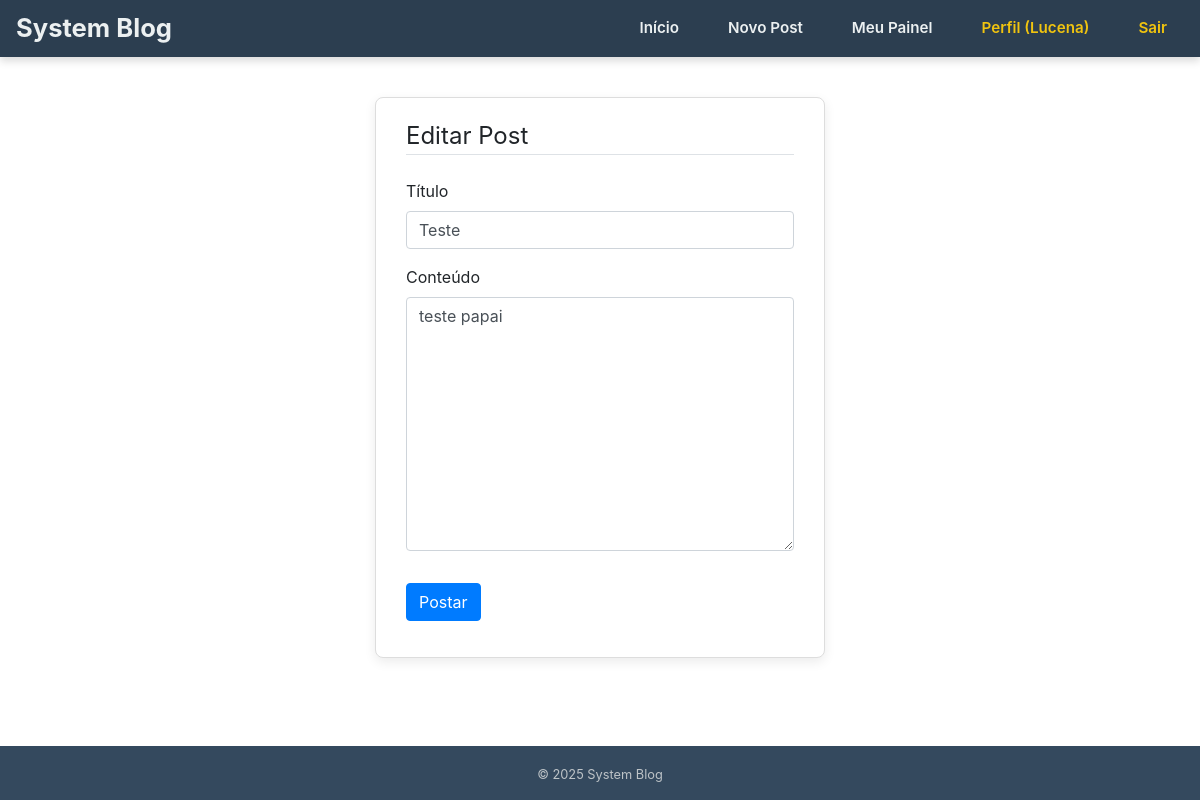
The app's page /post/2/update (signed in) with its own data.
### models.py (models this page shows, shortened)
class User(db.Model, UserMixin):
    id = db.Column(db.Integer, primary_key=True)
    username = db.Column(db.String(20), unique=True, nullable=False)
    email = db.Column(db.String(120), unique=True, nullable=False)
    password = db.Column(db.String(60), nullable=False)
    image_file = db.Column(db.String(20), nullable=False, default='default.jpg')
    is_active = db.Column(db.Boolean, default=False)
    role_id = db.Column(db.Integer, db.ForeignKey('role.id'), nullable=False, default=1)
    posts = db.relationship('Post', backref='author', lazy=True)

class Post(db.Model):
    id = db.Column(db.Integer, primary_key=True)
    title = db.Column(db.String(100), nullable=False)
    date_posted = db.Column(db.DateTime, nullable=False, default=datetime.utcnow)
    content = db.Column(db.Text, nullable=False)
    user_id = db.Column(db.Integer, db.ForeignKey('user.id'), nullable=False)

### views.py (the view)
@app.route("/post/<int:post_id>/update", methods=['GET', 'POST'])
@login_required
def update_post(post_id):
    post = db.session.get(Post, post_id)
    if post is None:
        abort(404)
    if post.author != current_user:
        flash('Você não tem permissão para editar este post.', 'danger')
        return redirect(url_for('post', post_id=post.id))
    form = PostForm()
    if form.validate_on_submit():
        post.title = form.title.data
        post.content = form.content.data
        db.session.commit()
        flash('Seu post foi atualizado!', 'success')
        return redirect(url_for('post', post_id=post.id))
    elif request.method == 'GET':
        form.title.data = post.title
        form.content.data = post.content
    return render_template('create_post.html', title='Editar Post', form=form, legend='Editar Post')

### forms.py
class PostForm(FlaskForm):
    title = StringField('Título', validators=[DataRequired()])
    content = TextAreaField('Conteúdo', validators=[DataRequired()])
    submit = SubmitField('Postar')

### app.py (called while the page is built)
@login_manager.user_loader
def load_user(user_id):
    try:
        return db.session.get(User, int(user_id))
    except ValueError:
        return None

@app.context_processor
def inject_permissions():
    return dict(is_admin=is_admin, is_moderator=is_moderator)

### models.py (called while the page is built)
def is_admin(user):
    return bool(user.is_authenticated and getattr(user.role, "can_admin", False))

def is_moderator(user):
    return bool(user.is_authenticated and getattr(user.role, "can_moderate", False))

### views.py (called while the page is built)
@app.before_request
def start_quote_thread():
    global quote_of_the_day
    if quote_of_the_day.get('thread') is None or not quote_of_the_day['thread'].is_alive():
        th = Thread(target=get_and_translate_quote, daemon=True)
        th.start()
        quote_of_the_day['thread'] = th
        app.logger.info("Thread de citação assíncrona iniciada.")

### templates/create_post.html (shortened to what this page needs)
{% extends "base.html" %}
{% block content %}
    <div class="container-small">
        <div class="content-section">
            <form method="POST" action="">
                <fieldset class="form-group">
                    <legend class="border-bottom mb-4">{{ legend }}</legend>
                    <div class="form-group">
                        {{ form.title.label(class="form-control-label") }}
                        {% if form.title.errors %}
                            {{ form.title(class="form-control is-invalid") }}
                            <div class="invalid-feedback">
                                {% for error in form.title.errors %}
                                    <span>{{ error }}</span>
                                {% endfor %}
                            </div>
                        {% else %}
                            {{ form.title(class="form-control") }}
                        {% endif %}
                    </div>
                    <div class="form-group">
                        {{ form.content.label(class="form-control-label") }}
                        {% if form.content.errors %}
                            {{ form.content(class="form-control textarea is-invalid") }}
                            <div class="invalid-feedback">
                                {% for error in form.content.errors %}
                                    <span>{{ error }}</span>
                                {% endfor %}
                            </div>
                        {% else %}
                            {{ form.content(class="form-control textarea", rows=10) }}
                        {% endif %}
                    </div>
                </fieldset>
                <div class="form-group">
                    {{ form.submit(class="btn btn-primary") }}
                </div>
            </form>
        </div>
    </div>
{% endblock content %}

### templates/base.html (shortened to what this page needs)
<!doctype html>
<html lang="pt-br">
<head>
  <link rel="stylesheet" href="{{ url_for('static', filename='css/styles.css') }}">
  <link rel="stylesheet" href="https://stackpath.bootstrapcdn.com/bootstrap/4.5.2/css/bootstrap.min.css">
</head>
<body>
  <nav class="navbar">
    <a href="{{ url_for('home') }}" class="brand">System Blog</a>
    <div class="nav-links">
      <a href="{{ url_for('home') }}" class="nav-link">Início</a>
      {% if current_user.is_authenticated %}
        <a href="{{ url_for('new_post') }}" class="nav-link">Novo Post</a>
        {% if is_admin(current_user) %}
          <a href="{{ url_for('admin_users') }}" class="nav-link nav-link-admin">Admin</a>
        {% elif is_moderator(current_user) %}
          <a href="{{ url_for('moderator_dashboard') }}" class="nav-link">Moderação</a>
        {% else %}
          <a href="{{ url_for('user_dashboard') }}" class="nav-link">Meu Painel</a>
        {% endif %}
        <a href="{{ url_for('account') }}" class="nav-link nav-link-profile">Perfil ({{ current_user.username }})</a>
        <a href="{{ url_for('logout') }}" class="nav-link nav-link-danger">Sair</a>
      {% else %}
        <a href="{{ url_for('login') }}" class="nav-link">Login</a>
        <a href="{{ url_for('register') }}" class="nav-link nav-link-register">Registrar</a>
      {% endif %}
    </div>
  </nav>
  <main class="container">
    {% block content %}{% endblock %}
  </main>
  <footer class="footer">
    <small>&copy; {{ 2025 }} System Blog</small>
  </footer>
</body>
</html>

### static/css/styles.css (style rules this page uses)
body { background: #f4f7f6; color: #333; margin: 0; padding: 0; font-family: 'Inter', sans-serif; min-height: 100vh; display: flex; flex-direction: column; }
main.container { max-width: 900px; width: 95%; margin: 20px auto; padding: 0 10px; flex-grow: 1; }
.container-small { max-width: 450px; width: 95%; margin: 20px auto; }
.content-section { background: #fff; padding: 20px 30px; border: 1px solid #ddd; border-radius: 8px; margin-bottom: 20px; box-shadow: 0 4px 12px rgba(0, 0, 0, 0.08); }
.navbar { background: #2c3e50; color: #ecf0f1; padding: 12px 30px; display: flex; justify-content: space-between; align-items: center; box-shadow: 0 4px 8px rgba(0, 0, 0, 0.15); }
.brand { color: #ecf0f1; font-size: 1.6rem; font-weight: 700; text-decoration: none; transition: color 0.3s ease-in-out; }
.nav-links { display: flex; align-items: center; gap: 15px; }
.nav-link { color: #ecf0f1; text-decoration: none; padding: 6px 12px; border-radius: 6px; transition: background-color 0.3s ease-in-out, color 0.3s ease-in-out, box-shadow 0.2s; font-size: 0.95rem; font-weight: 600; display: inline-block; border: 1px solid transparent; }
.nav-link-profile { color: #f1c40f; }
.nav-link-danger { color: #f1c40f; }
.form-group { margin-bottom: 15px; }
.form-control { width: 100%; padding: 10px; border: 1px solid #ccc; border-radius: 4px; box-sizing: border-box; font-size: 1rem; transition: border-color 0.2s; }
.textarea { resize: vertical; }
.btn { padding: 10px 15px; border: none; border-radius: 6px; cursor: pointer; font-weight: 600; transition: opacity 0.2s, background-color 0.2s, box-shadow 0.2s; text-decoration: none; display: inline-block; }
.btn-primary { background-color: #3498db; color: white; }
.footer { background: #34495e; color: #bdc3c7; padding: 15px 0; text-align: center; margin-top: auto; }

### records on screen
User: username "Lucena"
Post: title "Teste", content "teste papai"

### other values on screen
{{ legend }} "Editar Post"
{{ 2025 }} "2025"
